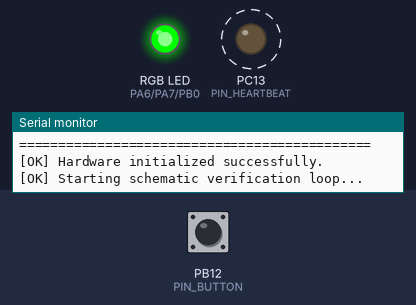
Simulated run of this program. Board: STM32 Blue Pill. Shown: an RGB LED mixed from three pins (HIGH = lit), output pins drawn as LEDs (lit = HIGH), the last lines printed to the serial monitor. Dashed ring = blinking. Inputs (shaded band) come from the test bench; at power-on: PB12 (PIN_BUTTON) HIGH.

Above: at 1.2 s.
1.3 s: PB12 (PIN_BUTTON) pulled LOW for 0.15 s
At 2.3 s:
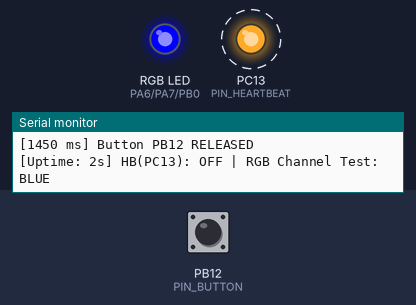
4.4 s: PB12 (PIN_BUTTON) pulled LOW for 1 s
At 7.5 s:
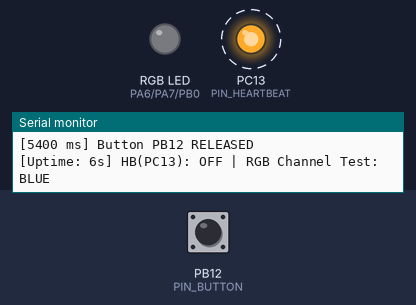
Timing chart, 0 to 14.4 s (numbered marks = the images above; inputs shaded):
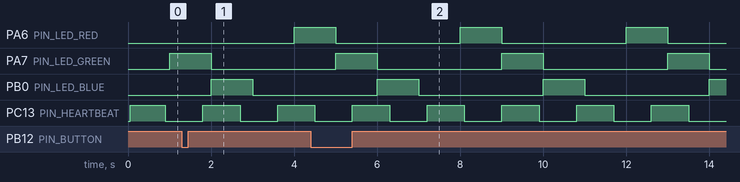

The program:

main.cpp
```cpp
#include <Arduino.h>

const uint8_t PIN_LED_RED   = PA6;
const uint8_t PIN_LED_GREEN = PA7;
const uint8_t PIN_LED_BLUE  = PB0;
const uint8_t PIN_BUTTON    = PB12;
const uint8_t PIN_HEARTBEAT = PC13;

const uint32_t HEARTBEAT_INTERVAL_MS = 900;

uint32_t prev_heartbeat_time = 0;
uint32_t prev_rgb_test_time  = 0;
uint32_t prev_report_time    = 0;

uint8_t rgb_test_step = 0;
bool heartbeat_state = false;
int last_button_state = HIGH;

void setup() {
    Serial.begin(115200);
    delay(50);

    pinMode(PIN_HEARTBEAT, OUTPUT);
    digitalWrite(PIN_HEARTBEAT, HIGH);

    pinMode(PIN_LED_RED, OUTPUT);
    pinMode(PIN_LED_GREEN, OUTPUT);
    pinMode(PIN_LED_BLUE, OUTPUT);

    analogWrite(PIN_LED_RED, 0);
    analogWrite(PIN_LED_GREEN, 0);
    analogWrite(PIN_LED_BLUE, 0);

    pinMode(PIN_BUTTON, INPUT_PULLUP);

    Serial.println(F("============================================="));
    Serial.println(F(" Practical 2 - Task 1: Wokwi Schematic Test  "));
    Serial.println(F(" Variant: 7 (Heartbeat: 900ms, RGB step: 30ms)"));
    Serial.println(F("============================================="));
    Serial.println(F("[OK] Hardware initialized successfully."));
    Serial.println(F("[OK] Starting schematic verification loop..."));
}

void loop() {
    uint32_t current_time = millis();

    // 1. Задача Heartbeat (PC13, період 900 мс)
    if (current_time - prev_heartbeat_time >= HEARTBEAT_INTERVAL_MS) {
        prev_heartbeat_time = current_time;
        heartbeat_state = !heartbeat_state;
        digitalWrite(PIN_HEARTBEAT, heartbeat_state ? LOW : HIGH);
    }

    // 2. Тестове перемикання кольорів RGB кожні 1000 мс для перевірки каналів
    if (current_time - prev_rgb_test_time >= 1000) {
        prev_rgb_test_time = current_time;
        rgb_test_step = (rgb_test_step + 1) % 4;

        switch (rgb_test_step) {
            case 0:
                analogWrite(PIN_LED_RED, 255);
                analogWrite(PIN_LED_GREEN, 0);
                analogWrite(PIN_LED_BLUE, 0);
                break;
            case 1:
                analogWrite(PIN_LED_RED, 0);
                analogWrite(PIN_LED_GREEN, 255);
                analogWrite(PIN_LED_BLUE, 0);
                break;
            case 2:
                analogWrite(PIN_LED_RED, 0);
                analogWrite(PIN_LED_GREEN, 0);
                analogWrite(PIN_LED_BLUE, 255);
                break;
            case 3:
                analogWrite(PIN_LED_RED, 0);
                analogWrite(PIN_LED_GREEN, 0);
                analogWrite(PIN_LED_BLUE, 0);
                break;
        }
    }

    // 3. Перевірка кнопки (PB12)
    int btn_read = digitalRead(PIN_BUTTON);
    if (btn_read != last_button_state) {
        last_button_state = btn_read;
        if (btn_read == LOW) {
            Serial.print(F("["));
            Serial.print(current_time);
            Serial.println(F(" ms] Button PB12 PRESSED (Circuit OK!)"));
        } else {
            Serial.print(F("["));
            Serial.print(current_time);
            Serial.println(F(" ms] Button PB12 RELEASED"));
        }
    }

    // 4. Періодичний звіт раз на 2000 мс
    if (current_time - prev_report_time >= 2000) {
        prev_report_time = current_time;
        Serial.print(F("[Uptime: "));
        Serial.print(current_time / 1000);
        Serial.print(F("s] HB(PC13): "));
        Serial.print(heartbeat_state ? "ON" : "OFF");
        Serial.print(F(" | RGB Channel Test: "));
        const char* step_names[] = {"RED", "GREEN", "BLUE", "OFF"};
        Serial.println(step_names[rgb_test_step]);
    }
}
```

Measured:
- by itself, PA6 (PIN_LED_RED), PA7 (PIN_LED_GREEN), PB0 (PIN_LED_BLUE): alternates HIGH for 1.0 s and LOW for 3.0 s
- by itself, PC13 (PIN_HEARTBEAT): alternates HIGH for 0.90 s and LOW for 0.90 s
